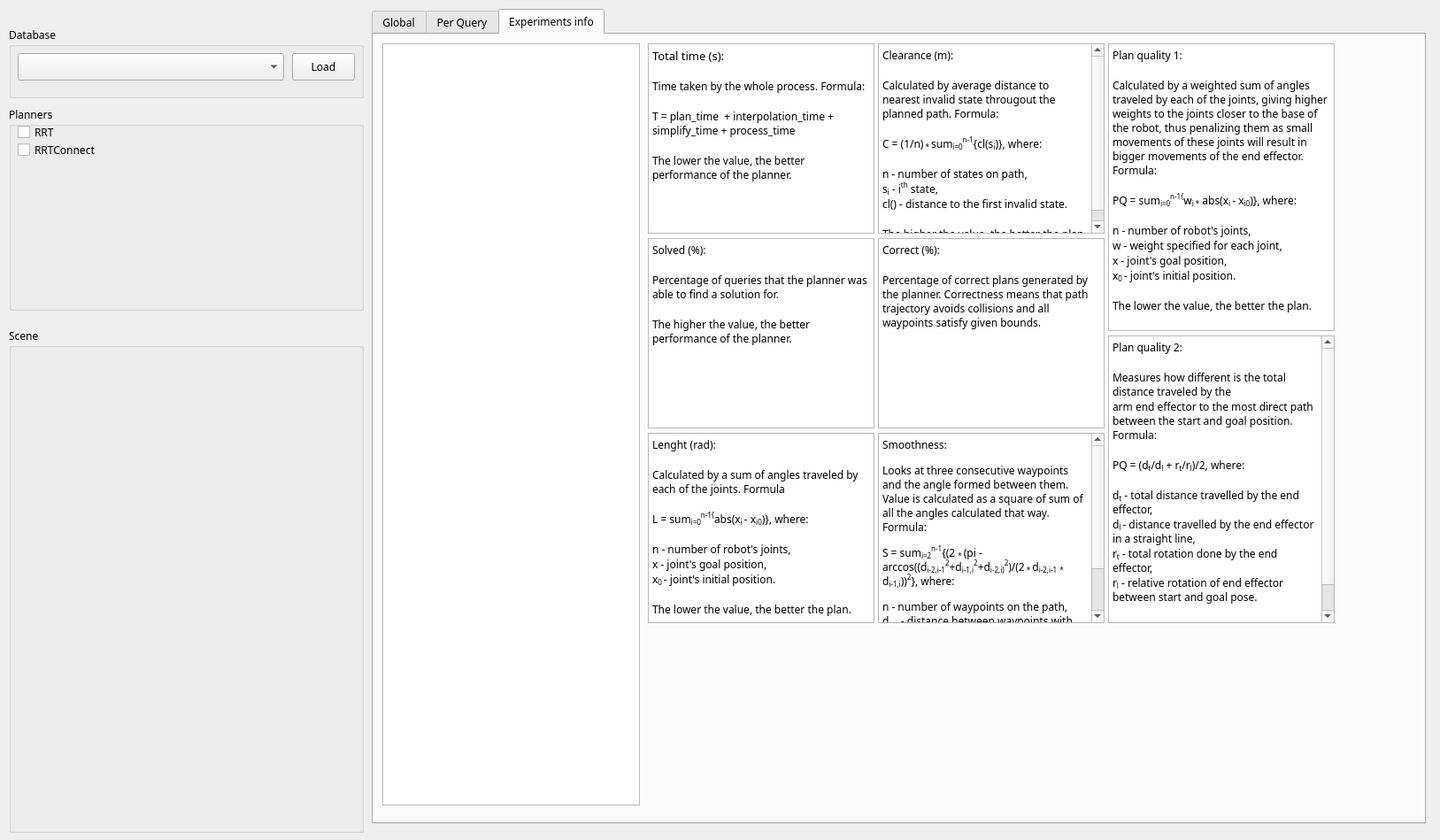
<?xml version="1.0" encoding="UTF-8"?>
<ui version="4.0">
 <class>Form</class>
 <widget class="QWidget" name="Form">
  <property name="geometry">
   <rect>
    <x>0</x>
    <y>0</y>
    <width>1627</width>
    <height>949</height>
   </rect>
  </property>
  <property name="font">
   <font>
    <family>Sans Serif</family>
    <italic>false</italic>
   </font>
  </property>
  <property name="focusPolicy">
   <enum>Qt::NoFocus</enum>
  </property>
  <property name="windowTitle">
   <string>Form</string>
  </property>
  <widget class="QTabWidget" name="tabWidget">
   <property name="geometry">
    <rect>
     <x>420</x>
     <y>10</y>
     <width>1191</width>
     <height>921</height>
    </rect>
   </property>
   <property name="currentIndex">
    <number>2</number>
   </property>
   <widget class="QWidget" name="tab">
    <attribute name="title">
     <string>Global</string>
    </attribute>
    <widget class="QGroupBox" name="group_box_1">
     <property name="geometry">
      <rect>
       <x>400</x>
       <y>10</y>
       <width>381</width>
       <height>291</height>
      </rect>
     </property>
     <property name="title">
      <string>Clearance (m)</string>
     </property>
     <widget class="QWidget" name="verticalLayoutWidget">
      <property name="geometry">
       <rect>
        <x>0</x>
        <y>20</y>
        <width>381</width>
        <height>271</height>
       </rect>
      </property>
      <layout class="QVBoxLayout" name="clearance_layout"/>
     </widget>
    </widget>
    <widget class="QGroupBox" name="group_box_2">
     <property name="geometry">
      <rect>
       <x>400</x>
       <y>310</y>
       <width>381</width>
       <height>291</height>
      </rect>
     </property>
     <property name="title">
      <string>Correct (%)</string>
     </property>
     <widget class="QWidget" name="verticalLayoutWidget_2">
      <property name="geometry">
       <rect>
        <x>0</x>
        <y>20</y>
        <width>381</width>
        <height>271</height>
       </rect>
      </property>
      <layout class="QVBoxLayout" name="correct_layout"/>
     </widget>
    </widget>
    <widget class="QGroupBox" name="group_box_3">
     <property name="geometry">
      <rect>
       <x>10</x>
       <y>10</y>
       <width>381</width>
       <height>291</height>
      </rect>
     </property>
     <property name="title">
      <string>Total time (s)</string>
     </property>
     <widget class="QWidget" name="verticalLayoutWidget_3">
      <property name="geometry">
       <rect>
        <x>0</x>
        <y>20</y>
        <width>381</width>
        <height>271</height>
       </rect>
      </property>
      <layout class="QVBoxLayout" name="plan_time_layout"/>
     </widget>
    </widget>
    <widget class="QGroupBox" name="group_box_4">
     <property name="geometry">
      <rect>
       <x>10</x>
       <y>310</y>
       <width>381</width>
       <height>291</height>
      </rect>
     </property>
     <property name="title">
      <string>Solved (%)</string>
     </property>
     <widget class="QWidget" name="verticalLayoutWidget_4">
      <property name="geometry">
       <rect>
        <x>0</x>
        <y>20</y>
        <width>381</width>
        <height>271</height>
       </rect>
      </property>
      <layout class="QVBoxLayout" name="solved_layout"/>
     </widget>
    </widget>
    <widget class="QGroupBox" name="group_box_5">
     <property name="geometry">
      <rect>
       <x>790</x>
       <y>10</y>
       <width>381</width>
       <height>291</height>
      </rect>
     </property>
     <property name="title">
      <string>Plan Quality 1</string>
     </property>
     <widget class="QWidget" name="verticalLayoutWidget_5">
      <property name="geometry">
       <rect>
        <x>0</x>
        <y>20</y>
        <width>381</width>
        <height>271</height>
       </rect>
      </property>
      <layout class="QVBoxLayout" name="quality_1_layout"/>
     </widget>
    </widget>
    <widget class="QGroupBox" name="group_box_6">
     <property name="geometry">
      <rect>
       <x>10</x>
       <y>610</y>
       <width>381</width>
       <height>291</height>
      </rect>
     </property>
     <property name="title">
      <string>Lenght (rad)</string>
     </property>
     <widget class="QWidget" name="verticalLayoutWidget_6">
      <property name="geometry">
       <rect>
        <x>0</x>
        <y>20</y>
        <width>381</width>
        <height>271</height>
       </rect>
      </property>
      <layout class="QVBoxLayout" name="lenght_layout"/>
     </widget>
    </widget>
    <widget class="QGroupBox" name="group_box_7">
     <property name="geometry">
      <rect>
       <x>400</x>
       <y>610</y>
       <width>381</width>
       <height>291</height>
      </rect>
     </property>
     <property name="title">
      <string>Smoothness </string>
     </property>
     <widget class="QWidget" name="verticalLayoutWidget_7">
      <property name="geometry">
       <rect>
        <x>0</x>
        <y>20</y>
        <width>381</width>
        <height>271</height>
       </rect>
      </property>
      <layout class="QVBoxLayout" name="smoothness_layout"/>
     </widget>
    </widget>
    <widget class="QGroupBox" name="group_box_8">
     <property name="geometry">
      <rect>
       <x>790</x>
       <y>310</y>
       <width>381</width>
       <height>291</height>
      </rect>
     </property>
     <property name="title">
      <string>Plan Quality 2</string>
     </property>
     <widget class="QWidget" name="verticalLayoutWidget_8">
      <property name="geometry">
       <rect>
        <x>0</x>
        <y>20</y>
        <width>381</width>
        <height>271</height>
       </rect>
      </property>
      <layout class="QVBoxLayout" name="quality_2_layout"/>
     </widget>
    </widget>
   </widget>
   <widget class="QWidget" name="tab_2">
    <attribute name="title">
     <string>Per Query</string>
    </attribute>
    <widget class="QGroupBox" name="group_box_9">
     <property name="geometry">
      <rect>
       <x>10</x>
       <y>10</y>
       <width>551</width>
       <height>371</height>
      </rect>
     </property>
     <property name="title">
      <string>Plan Quality 1</string>
     </property>
     <widget class="QWidget" name="verticalLayoutWidget_10">
      <property name="geometry">
       <rect>
        <x>0</x>
        <y>20</y>
        <width>551</width>
        <height>351</height>
       </rect>
      </property>
      <layout class="QVBoxLayout" name="perquery_quality_1_layout"/>
     </widget>
    </widget>
    <widget class="QGroupBox" name="group_box_10">
     <property name="geometry">
      <rect>
       <x>10</x>
       <y>390</y>
       <width>551</width>
       <height>371</height>
      </rect>
     </property>
     <property name="title">
      <string>Plan Quality 2</string>
     </property>
     <widget class="QWidget" name="verticalLayoutWidget_11">
      <property name="geometry">
       <rect>
        <x>0</x>
        <y>20</y>
        <width>551</width>
        <height>351</height>
       </rect>
      </property>
      <layout class="QVBoxLayout" name="perquery_quality_2"/>
     </widget>
    </widget>
   </widget>
   <widget class="QWidget" name="tab_3">
    <attribute name="title">
     <string>Experiments info</string>
    </attribute>
    <widget class="QTextBrowser" name="experiments_info">
     <property name="geometry">
      <rect>
       <x>10</x>
       <y>10</y>
       <width>291</width>
       <height>861</height>
      </rect>
     </property>
    </widget>
    <widget class="QTextBrowser" name="textBrowser">
     <property name="geometry">
      <rect>
       <x>310</x>
       <y>10</y>
       <width>256</width>
       <height>215</height>
      </rect>
     </property>
     <property name="html">
      <string>&lt;!DOCTYPE HTML PUBLIC &quot;-//W3C//DTD HTML 4.0//EN&quot; &quot;http://www.w3.org/TR/REC-html40/strict.dtd&quot;&gt;
&lt;html&gt;&lt;head&gt;&lt;meta name=&quot;qrichtext&quot; content=&quot;1&quot; /&gt;&lt;style type=&quot;text/css&quot;&gt;
p, li { white-space: pre-wrap; }
&lt;/style&gt;&lt;/head&gt;&lt;body style=&quot; font-family:'Sans Serif'; font-size:9pt; font-weight:400; font-style:normal;&quot;&gt;
&lt;p style=&quot; margin-top:0px; margin-bottom:0px; margin-left:0px; margin-right:0px; -qt-block-indent:0; text-indent:0px;&quot;&gt;&lt;span style=&quot; font-size:10pt;&quot;&gt;Total time (s):&lt;/span&gt;&lt;/p&gt;
&lt;p style=&quot;-qt-paragraph-type:empty; margin-top:0px; margin-bottom:0px; margin-left:0px; margin-right:0px; -qt-block-indent:0; text-indent:0px;&quot;&gt;&lt;br /&gt;&lt;/p&gt;
&lt;p style=&quot; margin-top:0px; margin-bottom:0px; margin-left:0px; margin-right:0px; -qt-block-indent:0; text-indent:0px;&quot;&gt;Time taken by the whole process. Formula:&lt;/p&gt;
&lt;p style=&quot;-qt-paragraph-type:empty; margin-top:0px; margin-bottom:0px; margin-left:0px; margin-right:0px; -qt-block-indent:0; text-indent:0px;&quot;&gt;&lt;br /&gt;&lt;/p&gt;
&lt;p style=&quot; margin-top:0px; margin-bottom:0px; margin-left:0px; margin-right:0px; -qt-block-indent:0; text-indent:0px;&quot;&gt;T = plan_time  + interpolation_time + simplify_time + process_time&lt;/p&gt;
&lt;p style=&quot;-qt-paragraph-type:empty; margin-top:0px; margin-bottom:0px; margin-left:0px; margin-right:0px; -qt-block-indent:0; text-indent:0px;&quot;&gt;&lt;br /&gt;&lt;/p&gt;
&lt;p style=&quot; margin-top:0px; margin-bottom:0px; margin-left:0px; margin-right:0px; -qt-block-indent:0; text-indent:0px;&quot;&gt;The lower the value, the better performance of the planner.&lt;/p&gt;&lt;/body&gt;&lt;/html&gt;</string>
     </property>
    </widget>
    <widget class="QTextBrowser" name="textBrowser_2">
     <property name="geometry">
      <rect>
       <x>570</x>
       <y>10</y>
       <width>256</width>
       <height>215</height>
      </rect>
     </property>
     <property name="html">
      <string>&lt;!DOCTYPE HTML PUBLIC &quot;-//W3C//DTD HTML 4.0//EN&quot; &quot;http://www.w3.org/TR/REC-html40/strict.dtd&quot;&gt;
&lt;html&gt;&lt;head&gt;&lt;meta name=&quot;qrichtext&quot; content=&quot;1&quot; /&gt;&lt;style type=&quot;text/css&quot;&gt;
p, li { white-space: pre-wrap; }
&lt;/style&gt;&lt;/head&gt;&lt;body style=&quot; font-family:'Sans Serif'; font-size:9pt; font-weight:400; font-style:normal;&quot;&gt;
&lt;p style=&quot; margin-top:0px; margin-bottom:0px; margin-left:0px; margin-right:0px; -qt-block-indent:0; text-indent:0px;&quot;&gt;Clearance (m):&lt;/p&gt;
&lt;p style=&quot;-qt-paragraph-type:empty; margin-top:0px; margin-bottom:0px; margin-left:0px; margin-right:0px; -qt-block-indent:0; text-indent:0px;&quot;&gt;&lt;br /&gt;&lt;/p&gt;
&lt;p style=&quot; margin-top:0px; margin-bottom:0px; margin-left:0px; margin-right:0px; -qt-block-indent:0; text-indent:0px;&quot;&gt;Calculated by average distance to nearest invalid state througout the planned path. Formula:&lt;/p&gt;
&lt;p style=&quot;-qt-paragraph-type:empty; margin-top:0px; margin-bottom:0px; margin-left:0px; margin-right:0px; -qt-block-indent:0; text-indent:0px;&quot;&gt;&lt;br /&gt;&lt;/p&gt;
&lt;p style=&quot; margin-top:0px; margin-bottom:0px; margin-left:0px; margin-right:0px; -qt-block-indent:0; text-indent:0px;&quot;&gt;C = (1/n)&lt;span style=&quot; vertical-align:sub;&quot;&gt; * &lt;/span&gt;sum&lt;span style=&quot; vertical-align:sub;&quot;&gt;i=0&lt;/span&gt;&lt;span style=&quot; vertical-align:super;&quot;&gt;n-1&lt;/span&gt;{cl(s&lt;span style=&quot; vertical-align:sub;&quot;&gt;i&lt;/span&gt;)}, where:&lt;/p&gt;
&lt;p style=&quot;-qt-paragraph-type:empty; margin-top:0px; margin-bottom:0px; margin-left:0px; margin-right:0px; -qt-block-indent:0; text-indent:0px;&quot;&gt;&lt;br /&gt;&lt;/p&gt;
&lt;p style=&quot; margin-top:0px; margin-bottom:0px; margin-left:0px; margin-right:0px; -qt-block-indent:0; text-indent:0px;&quot;&gt;n - number of states on path,&lt;/p&gt;
&lt;p style=&quot; margin-top:0px; margin-bottom:0px; margin-left:0px; margin-right:0px; -qt-block-indent:0; text-indent:0px;&quot;&gt;s&lt;span style=&quot; vertical-align:sub;&quot;&gt;i&lt;/span&gt; - i&lt;span style=&quot; vertical-align:super;&quot;&gt;th&lt;/span&gt; state,&lt;/p&gt;
&lt;p style=&quot; margin-top:0px; margin-bottom:0px; margin-left:0px; margin-right:0px; -qt-block-indent:0; text-indent:0px;&quot;&gt;cl() - distance to the first invalid state.&lt;/p&gt;
&lt;p style=&quot;-qt-paragraph-type:empty; margin-top:0px; margin-bottom:0px; margin-left:0px; margin-right:0px; -qt-block-indent:0; text-indent:0px;&quot;&gt;&lt;br /&gt;&lt;/p&gt;
&lt;p style=&quot; margin-top:0px; margin-bottom:0px; margin-left:0px; margin-right:0px; -qt-block-indent:0; text-indent:0px;&quot;&gt;The higher the value, the better the plan.&lt;/p&gt;&lt;/body&gt;&lt;/html&gt;</string>
     </property>
    </widget>
    <widget class="QTextBrowser" name="textBrowser_3">
     <property name="geometry">
      <rect>
       <x>570</x>
       <y>230</y>
       <width>256</width>
       <height>215</height>
      </rect>
     </property>
     <property name="html">
      <string>&lt;!DOCTYPE HTML PUBLIC &quot;-//W3C//DTD HTML 4.0//EN&quot; &quot;http://www.w3.org/TR/REC-html40/strict.dtd&quot;&gt;
&lt;html&gt;&lt;head&gt;&lt;meta name=&quot;qrichtext&quot; content=&quot;1&quot; /&gt;&lt;style type=&quot;text/css&quot;&gt;
p, li { white-space: pre-wrap; }
&lt;/style&gt;&lt;/head&gt;&lt;body style=&quot; font-family:'Sans Serif'; font-size:9pt; font-weight:400; font-style:normal;&quot;&gt;
&lt;p style=&quot; margin-top:0px; margin-bottom:0px; margin-left:0px; margin-right:0px; -qt-block-indent:0; text-indent:0px;&quot;&gt;Correct (%):&lt;/p&gt;
&lt;p style=&quot;-qt-paragraph-type:empty; margin-top:0px; margin-bottom:0px; margin-left:0px; margin-right:0px; -qt-block-indent:0; text-indent:0px;&quot;&gt;&lt;br /&gt;&lt;/p&gt;
&lt;p style=&quot; margin-top:0px; margin-bottom:0px; margin-left:0px; margin-right:0px; -qt-block-indent:0; text-indent:0px;&quot;&gt;Percentage of correct plans generated by the planner. Correctness means that path trajectory avoids collisions and all waypoints satisfy given bounds.&lt;/p&gt;&lt;/body&gt;&lt;/html&gt;</string>
     </property>
    </widget>
    <widget class="QTextBrowser" name="textBrowser_4">
     <property name="geometry">
      <rect>
       <x>570</x>
       <y>450</y>
       <width>256</width>
       <height>215</height>
      </rect>
     </property>
     <property name="html">
      <string>&lt;!DOCTYPE HTML PUBLIC &quot;-//W3C//DTD HTML 4.0//EN&quot; &quot;http://www.w3.org/TR/REC-html40/strict.dtd&quot;&gt;
&lt;html&gt;&lt;head&gt;&lt;meta name=&quot;qrichtext&quot; content=&quot;1&quot; /&gt;&lt;style type=&quot;text/css&quot;&gt;
p, li { white-space: pre-wrap; }
&lt;/style&gt;&lt;/head&gt;&lt;body style=&quot; font-family:'Sans Serif'; font-size:9pt; font-weight:400; font-style:normal;&quot;&gt;
&lt;p style=&quot; margin-top:12px; margin-bottom:12px; margin-left:0px; margin-right:0px; -qt-block-indent:0; text-indent:0px;&quot;&gt;Smoothness:&lt;/p&gt;
&lt;p style=&quot; margin-top:12px; margin-bottom:12px; margin-left:0px; margin-right:0px; -qt-block-indent:0; text-indent:0px;&quot;&gt;Looks at three consecutive waypoints and the angle formed between them. Value is calculated as a square of sum of all the angles calculated that way. Formula:&lt;/p&gt;
&lt;p style=&quot; margin-top:12px; margin-bottom:12px; margin-left:0px; margin-right:0px; -qt-block-indent:0; text-indent:0px;&quot;&gt;S = sum&lt;span style=&quot; vertical-align:sub;&quot;&gt;i=2&lt;/span&gt;&lt;span style=&quot; vertical-align:super;&quot;&gt;n-1&lt;/span&gt;{(2 &lt;span style=&quot; vertical-align:sub;&quot;&gt;* &lt;/span&gt;(pi - arccos((d&lt;span style=&quot; vertical-align:sub;&quot;&gt;i-2,i-1&lt;/span&gt;&lt;span style=&quot; vertical-align:super;&quot;&gt;2&lt;/span&gt;+d&lt;span style=&quot; vertical-align:sub;&quot;&gt;i-1,i&lt;/span&gt;&lt;span style=&quot; vertical-align:super;&quot;&gt;2&lt;/span&gt;+d&lt;span style=&quot; vertical-align:sub;&quot;&gt;i-2,i)&lt;/span&gt;&lt;span style=&quot; vertical-align:super;&quot;&gt;2&lt;/span&gt;)/(2&lt;span style=&quot; vertical-align:sub;&quot;&gt; * &lt;/span&gt;d&lt;span style=&quot; vertical-align:sub;&quot;&gt;i-2,i-1&lt;/span&gt; &lt;span style=&quot; vertical-align:sub;&quot;&gt;* &lt;/span&gt;d&lt;span style=&quot; vertical-align:sub;&quot;&gt;i-1,i&lt;/span&gt;))&lt;span style=&quot; vertical-align:super;&quot;&gt;2&lt;/span&gt;}, where:&lt;/p&gt;
&lt;p style=&quot; margin-top:0px; margin-bottom:0px; margin-left:0px; margin-right:0px; -qt-block-indent:0; text-indent:0px;&quot;&gt;n - number of waypoints on the path,&lt;br /&gt;d&lt;span style=&quot; vertical-align:sub;&quot;&gt;x,y&lt;/span&gt; - distance between waypoints with index x and y.&lt;/p&gt;
&lt;p style=&quot; margin-top:12px; margin-bottom:12px; margin-left:0px; margin-right:0px; -qt-block-indent:0; text-indent:0px;&quot;&gt;Aligned points result in S = 0. The lower the value, the move smoothe plan. &lt;/p&gt;&lt;/body&gt;&lt;/html&gt;</string>
     </property>
    </widget>
    <widget class="QTextBrowser" name="textBrowser_5">
     <property name="geometry">
      <rect>
       <x>310</x>
       <y>230</y>
       <width>256</width>
       <height>215</height>
      </rect>
     </property>
     <property name="html">
      <string>&lt;!DOCTYPE HTML PUBLIC &quot;-//W3C//DTD HTML 4.0//EN&quot; &quot;http://www.w3.org/TR/REC-html40/strict.dtd&quot;&gt;
&lt;html&gt;&lt;head&gt;&lt;meta name=&quot;qrichtext&quot; content=&quot;1&quot; /&gt;&lt;style type=&quot;text/css&quot;&gt;
p, li { white-space: pre-wrap; }
&lt;/style&gt;&lt;/head&gt;&lt;body style=&quot; font-family:'Sans Serif'; font-size:9pt; font-weight:400; font-style:normal;&quot;&gt;
&lt;p style=&quot; margin-top:0px; margin-bottom:0px; margin-left:0px; margin-right:0px; -qt-block-indent:0; text-indent:0px;&quot;&gt;Solved (%):&lt;/p&gt;
&lt;p style=&quot;-qt-paragraph-type:empty; margin-top:0px; margin-bottom:0px; margin-left:0px; margin-right:0px; -qt-block-indent:0; text-indent:0px;&quot;&gt;&lt;br /&gt;&lt;/p&gt;
&lt;p style=&quot; margin-top:0px; margin-bottom:0px; margin-left:0px; margin-right:0px; -qt-block-indent:0; text-indent:0px;&quot;&gt;Percentage of queries that the planner was able to find a solution for.&lt;/p&gt;
&lt;p style=&quot;-qt-paragraph-type:empty; margin-top:0px; margin-bottom:0px; margin-left:0px; margin-right:0px; -qt-block-indent:0; text-indent:0px;&quot;&gt;&lt;br /&gt;&lt;/p&gt;
&lt;p style=&quot; margin-top:0px; margin-bottom:0px; margin-left:0px; margin-right:0px; -qt-block-indent:0; text-indent:0px;&quot;&gt;The higher the value, the better performance of the planner.&lt;/p&gt;&lt;/body&gt;&lt;/html&gt;</string>
     </property>
    </widget>
    <widget class="QTextBrowser" name="textBrowser_6">
     <property name="geometry">
      <rect>
       <x>310</x>
       <y>450</y>
       <width>256</width>
       <height>215</height>
      </rect>
     </property>
     <property name="html">
      <string>&lt;!DOCTYPE HTML PUBLIC &quot;-//W3C//DTD HTML 4.0//EN&quot; &quot;http://www.w3.org/TR/REC-html40/strict.dtd&quot;&gt;
&lt;html&gt;&lt;head&gt;&lt;meta name=&quot;qrichtext&quot; content=&quot;1&quot; /&gt;&lt;style type=&quot;text/css&quot;&gt;
p, li { white-space: pre-wrap; }
&lt;/style&gt;&lt;/head&gt;&lt;body style=&quot; font-family:'Sans Serif'; font-size:9pt; font-weight:400; font-style:normal;&quot;&gt;
&lt;p style=&quot; margin-top:0px; margin-bottom:0px; margin-left:0px; margin-right:0px; -qt-block-indent:0; text-indent:0px;&quot;&gt;Lenght (rad):&lt;/p&gt;
&lt;p style=&quot;-qt-paragraph-type:empty; margin-top:0px; margin-bottom:0px; margin-left:0px; margin-right:0px; -qt-block-indent:0; text-indent:0px;&quot;&gt;&lt;br /&gt;&lt;/p&gt;
&lt;p style=&quot; margin-top:0px; margin-bottom:0px; margin-left:0px; margin-right:0px; -qt-block-indent:0; text-indent:0px;&quot;&gt;Calculated by a sum of angles traveled by each of the joints. Formula&lt;/p&gt;
&lt;p style=&quot;-qt-paragraph-type:empty; margin-top:0px; margin-bottom:0px; margin-left:0px; margin-right:0px; -qt-block-indent:0; text-indent:0px;&quot;&gt;&lt;br /&gt;&lt;/p&gt;
&lt;p style=&quot; margin-top:0px; margin-bottom:0px; margin-left:0px; margin-right:0px; -qt-block-indent:0; text-indent:0px;&quot;&gt;L = sum&lt;span style=&quot; vertical-align:sub;&quot;&gt;i=0&lt;/span&gt;&lt;span style=&quot; vertical-align:super;&quot;&gt;n-1{&lt;/span&gt;abs(x&lt;span style=&quot; vertical-align:sub;&quot;&gt;i &lt;/span&gt;- x&lt;span style=&quot; vertical-align:sub;&quot;&gt;i0&lt;/span&gt;)}, where:&lt;/p&gt;
&lt;p style=&quot;-qt-paragraph-type:empty; margin-top:0px; margin-bottom:0px; margin-left:0px; margin-right:0px; -qt-block-indent:0; text-indent:0px;&quot;&gt;&lt;br /&gt;&lt;/p&gt;
&lt;p style=&quot; margin-top:0px; margin-bottom:0px; margin-left:0px; margin-right:0px; -qt-block-indent:0; text-indent:0px;&quot;&gt;n - number of robot's joints,&lt;/p&gt;
&lt;p style=&quot; margin-top:0px; margin-bottom:0px; margin-left:0px; margin-right:0px; -qt-block-indent:0; text-indent:0px;&quot;&gt;x - joint's goal position,&lt;/p&gt;
&lt;p style=&quot; margin-top:0px; margin-bottom:0px; margin-left:0px; margin-right:0px; -qt-block-indent:0; text-indent:0px;&quot;&gt;x&lt;span style=&quot; vertical-align:sub;&quot;&gt;0 &lt;/span&gt;- joint's initial position.&lt;/p&gt;
&lt;p style=&quot;-qt-paragraph-type:empty; margin-top:0px; margin-bottom:0px; margin-left:0px; margin-right:0px; -qt-block-indent:0; text-indent:0px;&quot;&gt;&lt;br /&gt;&lt;/p&gt;
&lt;p style=&quot; margin-top:0px; margin-bottom:0px; margin-left:0px; margin-right:0px; -qt-block-indent:0; text-indent:0px;&quot;&gt;The lower the value, the better the plan.&lt;/p&gt;&lt;/body&gt;&lt;/html&gt;</string>
     </property>
    </widget>
    <widget class="QTextBrowser" name="textBrowser_7">
     <property name="geometry">
      <rect>
       <x>830</x>
       <y>10</y>
       <width>256</width>
       <height>325</height>
      </rect>
     </property>
     <property name="html">
      <string>&lt;!DOCTYPE HTML PUBLIC &quot;-//W3C//DTD HTML 4.0//EN&quot; &quot;http://www.w3.org/TR/REC-html40/strict.dtd&quot;&gt;
&lt;html&gt;&lt;head&gt;&lt;meta name=&quot;qrichtext&quot; content=&quot;1&quot; /&gt;&lt;style type=&quot;text/css&quot;&gt;
p, li { white-space: pre-wrap; }
&lt;/style&gt;&lt;/head&gt;&lt;body style=&quot; font-family:'Sans Serif'; font-size:9pt; font-weight:400; font-style:normal;&quot;&gt;
&lt;p style=&quot; margin-top:0px; margin-bottom:0px; margin-left:0px; margin-right:0px; -qt-block-indent:0; text-indent:0px;&quot;&gt;Plan quality 1:&lt;/p&gt;
&lt;p style=&quot;-qt-paragraph-type:empty; margin-top:0px; margin-bottom:0px; margin-left:0px; margin-right:0px; -qt-block-indent:0; text-indent:0px;&quot;&gt;&lt;br /&gt;&lt;/p&gt;
&lt;p style=&quot; margin-top:0px; margin-bottom:0px; margin-left:0px; margin-right:0px; -qt-block-indent:0; text-indent:0px;&quot;&gt;Calculated by a weighted sum of angles traveled by each of the joints, giving higher weights to the joints closer to the base of the robot, thus penalizing them as small movements of these joints will result in bigger movements of the end effector. Formula:&lt;/p&gt;
&lt;p style=&quot;-qt-paragraph-type:empty; margin-top:0px; margin-bottom:0px; margin-left:0px; margin-right:0px; -qt-block-indent:0; text-indent:0px;&quot;&gt;&lt;br /&gt;&lt;/p&gt;
&lt;p style=&quot; margin-top:0px; margin-bottom:0px; margin-left:0px; margin-right:0px; -qt-block-indent:0; text-indent:0px;&quot;&gt;PQ = sum&lt;span style=&quot; vertical-align:sub;&quot;&gt;i=0&lt;/span&gt;&lt;span style=&quot; vertical-align:super;&quot;&gt;n-1{&lt;/span&gt;w&lt;span style=&quot; vertical-align:sub;&quot;&gt;i *&lt;/span&gt; abs(x&lt;span style=&quot; vertical-align:sub;&quot;&gt;i &lt;/span&gt;- x&lt;span style=&quot; vertical-align:sub;&quot;&gt;i0&lt;/span&gt;)}, where:&lt;/p&gt;
&lt;p style=&quot;-qt-paragraph-type:empty; margin-top:0px; margin-bottom:0px; margin-left:0px; margin-right:0px; -qt-block-indent:0; text-indent:0px;&quot;&gt;&lt;br /&gt;&lt;/p&gt;
&lt;p style=&quot; margin-top:0px; margin-bottom:0px; margin-left:0px; margin-right:0px; -qt-block-indent:0; text-indent:0px;&quot;&gt;n - number of robot's joints,&lt;/p&gt;
&lt;p style=&quot; margin-top:0px; margin-bottom:0px; margin-left:0px; margin-right:0px; -qt-block-indent:0; text-indent:0px;&quot;&gt;w - weight specified for each joint,&lt;/p&gt;
&lt;p style=&quot; margin-top:0px; margin-bottom:0px; margin-left:0px; margin-right:0px; -qt-block-indent:0; text-indent:0px;&quot;&gt;x - joint's goal position,&lt;/p&gt;
&lt;p style=&quot; margin-top:0px; margin-bottom:0px; margin-left:0px; margin-right:0px; -qt-block-indent:0; text-indent:0px;&quot;&gt;x&lt;span style=&quot; vertical-align:sub;&quot;&gt;0 &lt;/span&gt;- joint's initial position.&lt;/p&gt;
&lt;p style=&quot;-qt-paragraph-type:empty; margin-top:0px; margin-bottom:0px; margin-left:0px; margin-right:0px; -qt-block-indent:0; text-indent:0px;&quot;&gt;&lt;br /&gt;&lt;/p&gt;
&lt;p style=&quot; margin-top:0px; margin-bottom:0px; margin-left:0px; margin-right:0px; -qt-block-indent:0; text-indent:0px;&quot;&gt;The lower the value, the better the plan.&lt;/p&gt;&lt;/body&gt;&lt;/html&gt;</string>
     </property>
    </widget>
    <widget class="QTextBrowser" name="textBrowser_8">
     <property name="geometry">
      <rect>
       <x>830</x>
       <y>340</y>
       <width>256</width>
       <height>325</height>
      </rect>
     </property>
     <property name="html">
      <string>&lt;!DOCTYPE HTML PUBLIC &quot;-//W3C//DTD HTML 4.0//EN&quot; &quot;http://www.w3.org/TR/REC-html40/strict.dtd&quot;&gt;
&lt;html&gt;&lt;head&gt;&lt;meta name=&quot;qrichtext&quot; content=&quot;1&quot; /&gt;&lt;style type=&quot;text/css&quot;&gt;
p, li { white-space: pre-wrap; }
&lt;/style&gt;&lt;/head&gt;&lt;body style=&quot; font-family:'Sans Serif'; font-size:9pt; font-weight:400; font-style:normal;&quot;&gt;
&lt;p style=&quot; margin-top:0px; margin-bottom:0px; margin-left:0px; margin-right:0px; -qt-block-indent:0; text-indent:0px;&quot;&gt;Plan quality 2:&lt;/p&gt;
&lt;p style=&quot;-qt-paragraph-type:empty; margin-top:0px; margin-bottom:0px; margin-left:0px; margin-right:0px; -qt-block-indent:0; text-indent:0px;&quot;&gt;&lt;br /&gt;&lt;/p&gt;
&lt;p style=&quot; margin-top:0px; margin-bottom:0px; margin-left:0px; margin-right:0px; -qt-block-indent:0; text-indent:0px;&quot;&gt;Measures how different is the total distance traveled by the&lt;/p&gt;
&lt;p style=&quot; margin-top:0px; margin-bottom:0px; margin-left:0px; margin-right:0px; -qt-block-indent:0; text-indent:0px;&quot;&gt;arm end effector to the most direct path between the start and goal position. Formula:&lt;/p&gt;
&lt;p style=&quot;-qt-paragraph-type:empty; margin-top:0px; margin-bottom:0px; margin-left:0px; margin-right:0px; -qt-block-indent:0; text-indent:0px;&quot;&gt;&lt;br /&gt;&lt;/p&gt;
&lt;p style=&quot; margin-top:0px; margin-bottom:0px; margin-left:0px; margin-right:0px; -qt-block-indent:0; text-indent:0px;&quot;&gt;PQ = (d&lt;span style=&quot; vertical-align:sub;&quot;&gt;t&lt;/span&gt;/d&lt;span style=&quot; vertical-align:sub;&quot;&gt;l&lt;/span&gt; + r&lt;span style=&quot; vertical-align:sub;&quot;&gt;t&lt;/span&gt;/r&lt;span style=&quot; vertical-align:sub;&quot;&gt;l&lt;/span&gt;)/2, where:&lt;/p&gt;
&lt;p style=&quot;-qt-paragraph-type:empty; margin-top:0px; margin-bottom:0px; margin-left:0px; margin-right:0px; -qt-block-indent:0; text-indent:0px;&quot;&gt;&lt;br /&gt;&lt;/p&gt;
&lt;p style=&quot; margin-top:0px; margin-bottom:0px; margin-left:0px; margin-right:0px; -qt-block-indent:0; text-indent:0px;&quot;&gt;d&lt;span style=&quot; vertical-align:sub;&quot;&gt;t&lt;/span&gt; - total distance travelled by the end effector,&lt;/p&gt;
&lt;p style=&quot; margin-top:0px; margin-bottom:0px; margin-left:0px; margin-right:0px; -qt-block-indent:0; text-indent:0px;&quot;&gt;d&lt;span style=&quot; vertical-align:sub;&quot;&gt;l &lt;/span&gt;- distance travelled by the end effector in a straight line,&lt;/p&gt;
&lt;p style=&quot; margin-top:0px; margin-bottom:0px; margin-left:0px; margin-right:0px; -qt-block-indent:0; text-indent:0px;&quot;&gt;r&lt;span style=&quot; vertical-align:sub;&quot;&gt;t&lt;/span&gt; - total rotation done by the end effector,&lt;/p&gt;
&lt;p style=&quot; margin-top:0px; margin-bottom:0px; margin-left:0px; margin-right:0px; -qt-block-indent:0; text-indent:0px;&quot;&gt;r&lt;span style=&quot; vertical-align:sub;&quot;&gt;l&lt;/span&gt; - relative rotation of end effector between start and goal pose.&lt;/p&gt;
&lt;p style=&quot;-qt-paragraph-type:empty; margin-top:0px; margin-bottom:0px; margin-left:0px; margin-right:0px; -qt-block-indent:0; text-indent:0px;&quot;&gt;&lt;br /&gt;&lt;/p&gt;
&lt;p style=&quot; margin-top:0px; margin-bottom:0px; margin-left:0px; margin-right:0px; -qt-block-indent:0; text-indent:0px;&quot;&gt;The lower the value, the better the plan with 1 being the best possible score.&lt;/p&gt;&lt;/body&gt;&lt;/html&gt;</string>
     </property>
    </widget>
   </widget>
  </widget>
  <widget class="QGroupBox" name="groupBox">
   <property name="geometry">
    <rect>
     <x>10</x>
     <y>30</y>
     <width>401</width>
     <height>81</height>
    </rect>
   </property>
   <property name="title">
    <string>Database</string>
   </property>
   <widget class="QPushButton" name="load_button">
    <property name="geometry">
     <rect>
      <x>320</x>
      <y>30</y>
      <width>71</width>
      <height>31</height>
     </rect>
    </property>
    <property name="text">
     <string>Load</string>
    </property>
   </widget>
   <widget class="QComboBox" name="dbs_combo_box">
    <property name="geometry">
     <rect>
      <x>10</x>
      <y>30</y>
      <width>301</width>
      <height>31</height>
     </rect>
    </property>
    <item>
     <property name="text">
      <string/>
     </property>
    </item>
   </widget>
  </widget>
  <widget class="QGroupBox" name="groupBox_2">
   <property name="geometry">
    <rect>
     <x>10</x>
     <y>120</y>
     <width>401</width>
     <height>231</height>
    </rect>
   </property>
   <property name="title">
    <string>Planners</string>
   </property>
   <widget class="QCheckBox" name="checkBox">
    <property name="geometry">
     <rect>
      <x>10</x>
      <y>20</y>
      <width>381</width>
      <height>19</height>
     </rect>
    </property>
    <property name="text">
     <string>RRT</string>
    </property>
   </widget>
   <widget class="QCheckBox" name="checkBox_2">
    <property name="geometry">
     <rect>
      <x>10</x>
      <y>40</y>
      <width>381</width>
      <height>19</height>
     </rect>
    </property>
    <property name="text">
     <string>RRTConnect</string>
    </property>
   </widget>
  </widget>
  <widget class="QGroupBox" name="groupBox_3">
   <property name="geometry">
    <rect>
     <x>10</x>
     <y>370</y>
     <width>401</width>
     <height>571</height>
    </rect>
   </property>
   <property name="title">
    <string>Scene</string>
   </property>
   <widget class="QWidget" name="verticalLayoutWidget_9">
    <property name="geometry">
     <rect>
      <x>-1</x>
      <y>50</y>
      <width>401</width>
      <height>561</height>
     </rect>
    </property>
    <layout class="QVBoxLayout" name="scene_layout"/>
   </widget>
   <widget class="QLabel" name="scene_label">
    <property name="geometry">
     <rect>
      <x>20</x>
      <y>20</y>
      <width>301</width>
      <height>21</height>
     </rect>
    </property>
    <property name="text">
     <string/>
    </property>
   </widget>
  </widget>
 </widget>
 <resources/>
 <connections/>
</ui>
